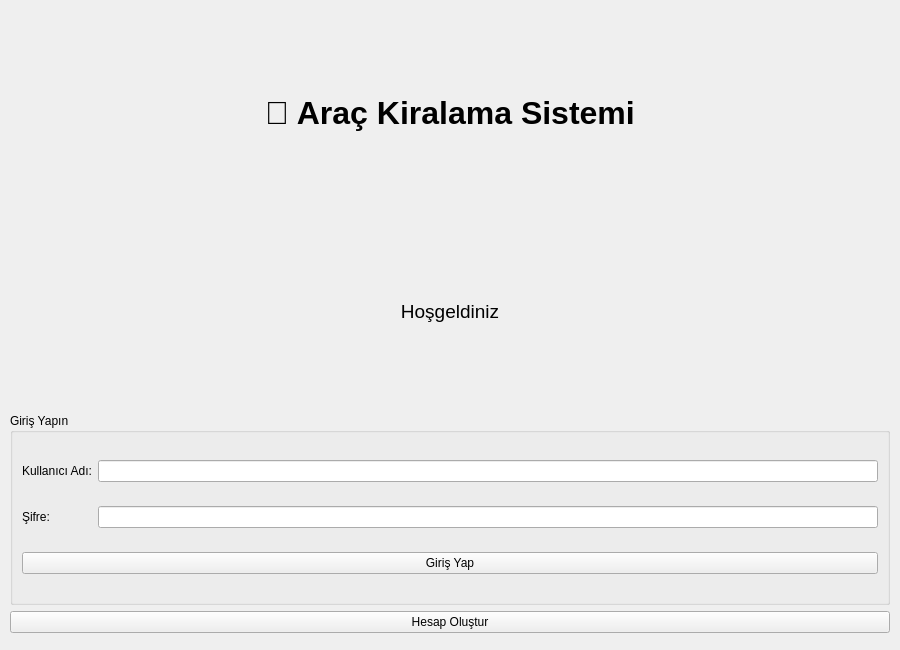
<?xml version="1.0" encoding="UTF-8"?>
<ui version="4.0">
 <class>LoginWindow</class>
 <widget class="QMainWindow" name="LoginWindow">
  <property name="geometry">
   <rect>
    <x>0</x>
    <y>0</y>
    <width>900</width>
    <height>650</height>
   </rect>
  </property>
  <property name="minimumSize">
   <size>
    <width>800</width>
    <height>600</height>
   </size>
  </property>
  <property name="windowTitle">
   <string>🚗 Araç Kiralama Sistemi - Giriş</string>
  </property>

  <widget class="QWidget" name="centralwidget">
   <layout class="QVBoxLayout" name="verticalLayout">
    <property name="leftMargin"><number>10</number></property>
    <property name="topMargin"><number>10</number></property>
    <property name="rightMargin"><number>10</number></property>
    <property name="bottomMargin"><number>10</number></property>

    <item>
     <spacer name="verticalSpacer">
      <property name="orientation">
       <enum>Qt::Vertical</enum>
      </property>
     </spacer>
    </item>

    <item>
     <widget class="QLabel" name="label_title">
      <property name="font">
       <font>
        <pointsize>24</pointsize>
        <bold>true</bold>
       </font>
      </property>
      <property name="text">
       <string>🚗 Araç Kiralama Sistemi</string>
      </property>
      <property name="alignment">
       <set>Qt::AlignCenter</set>
      </property>
     </widget>
    </item>

    <item>
     <widget class="QLabel" name="label_subtitle">
      <property name="font">
       <font>
        <pointsize>14</pointsize>
       </font>
      </property>
      <property name="text">
       <string>Hoşgeldiniz</string>
      </property>
      <property name="alignment">
       <set>Qt::AlignCenter</set>
      </property>
     </widget>
    </item>

    <item>
     <widget class="QGroupBox" name="groupBox">
      <property name="title">
       <string>Giriş Yapın</string>
      </property>
      <layout class="QGridLayout" name="gridLayout">
       <item row="0" column="0">
        <widget class="QLabel">
         <property name="text">
          <string>Kullanıcı Adı:</string>
         </property>
        </widget>
       </item>
       <item row="0" column="1">
        <widget class="QLineEdit" name="entry_username"/>
       </item>
       <item row="1" column="0">
        <widget class="QLabel">
         <property name="text">
          <string>Şifre:</string>
         </property>
        </widget>
       </item>
       <item row="1" column="1">
        <widget class="QLineEdit" name="entry_password">
         <property name="echoMode">
          <enum>QLineEdit::Password</enum>
         </property>
        </widget>
       </item>
       <item row="2" column="0" colspan="2">
        <widget class="QPushButton" name="btn_login">
         <property name="text">
          <string>Giriş Yap</string>
         </property>
        </widget>
       </item>
      </layout>
     </widget>
    </item>

    <item>
     <widget class="QPushButton" name="btn_register">
      <property name="text">
       <string>Hesap Oluştur</string>
      </property>
     </widget>
    </item>

    <item>
     <spacer name="verticalSpacer_2">
      <property name="orientation">
       <enum>Qt::Vertical</enum>
      </property>
     </spacer>
    </item>

   </layout>
  </widget>
 </widget>
 <resources/>
 <connections/>
</ui>
